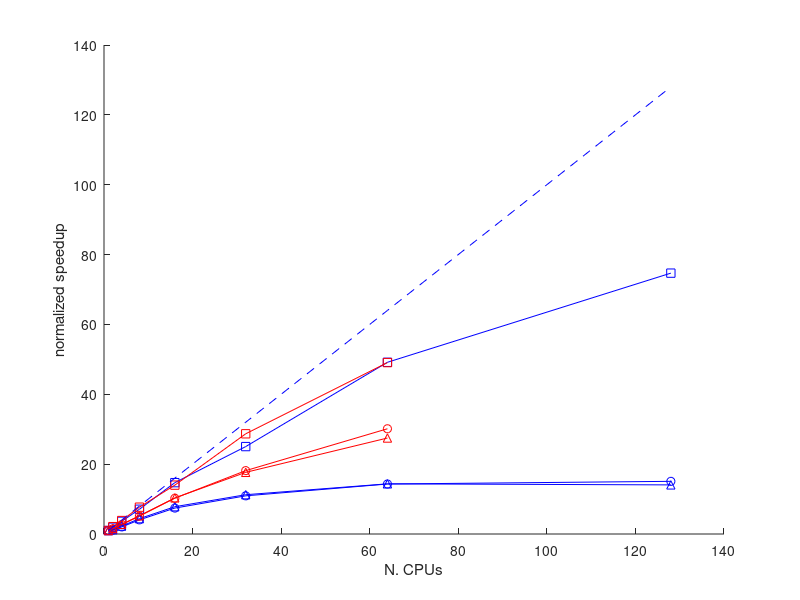

Write MATLAB code to recreate this figure. (Note: this script raises an error after producing the figure.)
% These are the timings obtained on lonestar
% 150x150 case has 99 assemble/ 72 solve
% 300x300 case has 92 assemble/ 67 solve (steady state detected quicker)

clear all


% N CPU,    avg. time/call,   % of total     
assembly_150x150 = [
    1          3.850125          19.85       
    2          1.997381          13.06       
    4          1.061510          12.67       
    8          0.543466          12.77       
    16         0.261840          11.35       
    32         0.153834           9.78       
    64         0.078315           6.69       
    128        0.051551           4.46       
    ];


% N CPU,    avg. time/call,   % of total      
assembly_300x300 = [
    1                      15.895476        8.63
    2                      7.536021         6.37
    4                      4.122012         6.26
    8                      2.068845         5.97
    16                     1.135907         6.47
    32                     0.554049         5.55
    64                     0.323891         5.19
%    128                    inf              inf
    ];





% N CPU,    avg. time/call,   % of total
solve_150x150 = [
    1          19.195939       71.98    
    2          17.146597       81.56    
    4          9.462256        82.14    
    8          4.743822        81.09    
    16         2.586162        81.81    
    32         1.756749        81.25    
    64         1.341291        83.30    
    128        1.273052        80.13    
];


% N CPU,         avg. time/call,   % of total
solve_300x300 = [
    1             222.159680        87.87
    2             147.874366         90.98
    4             82.477886          91.15
    8              43.412377         91.20
    16             21.667418         89.94
    32             12.246108         89.77
    64             7.373607          86.05
%    128            inf              inf
];



% N CPU,    "alive" time,   "active" time 
alive_active_150x150 = [
    1          1838.26        1920.1      
    2          1478.61        1513.63     
    4          813.171        829.378     
    8          418.096        421.226     
    16         235.213        230.763     
    32         163.417        155.676     
    64         128.016        115.931     
    128        130.745        114.384     
];


% N CPU,    "alive" time,   "active" time 
alive_active_300x300 = [
    1                   16632.8          16940.2
    2                   10760.5          10890.2
    4                   6021.43          6062.56
    8                   3174.81          3189.23          
    16                  1609.73          1614.06
    32                  942.426          927.587
    64                  605.31           574.119
%    128                 inf              inf
];





figure(1);
clf
hold on
leg = cell(0);

plot_assembly=true;
if (plot_assembly)
  % Plot the assembly times
  plot(assembly_150x150(:,1), assembly_150x150(1,2) ./ assembly_150x150(:,2), 'bs-'); % 150x150
  plot(assembly_300x300(:,1), assembly_300x300(1,2) ./ assembly_300x300(:,2), 'rs-'); % 300x300
  leg{length(leg)+1} = 'assembly time (150)';
  leg{length(leg)+1} = 'assembly time (300)';
end

plot_solve=true;
if (plot_solve)
  % Plot the solve times
  plot(solve_150x150(:,1), solve_150x150(1,2) ./ solve_150x150(:,2), 'bo-'); % 150x150
  plot(solve_300x300(:,1), solve_300x300(1,2) ./ solve_300x300(:,2), 'ro-'); % 300x300
  leg{length(leg)+1} = 'solve time (150)';
  leg{length(leg)+1} = 'solve time (300)';
end

% Note: alive time is like wall time.
plot_alive=true;
if (plot_alive)
  % Plot the alive times
  plot(alive_active_150x150(:,1), alive_active_150x150(1,2) ./ alive_active_150x150(:,2), 'b^-'); % 150x150
  plot(alive_active_300x300(:,1), alive_active_300x300(1,2) ./ alive_active_300x300(:,2), 'r^-'); % 300x300
  leg{length(leg)+1} = 'wall time (150)';
  leg{length(leg)+1} = 'wall time (300)';
end

%plot_active=true;
plot_active=false;
if (plot_active)
  % Plot the active times
  plot(alive_active_150x150(:,1), alive_active_150x150(1,3) ./ alive_active_150x150(:,3), 'bx-'); % 150x150
  plot(alive_active_300x300(:,1), alive_active_300x300(1,3) ./ alive_active_300x300(:,3), 'rx-'); % 300x300
  leg{length(leg)+1} = 'active time (150)';
  leg{length(leg)+1} = 'active time (300)';
end

% The CPU line is the union of all possible CPU configurations
cpu = union(assembly_150x150(:,1), assembly_300x300(:,1));

% cpu_tick= intersect(assembly_150x150(:,1), assembly_300x300(:,1));

% Plot y=x ideal speedup line
plot(cpu, cpu, 'b--');


xlabel('N. CPUs');
ylabel('normalized speedup');
legend(leg,0);
set(gca,'XTick',cpu);
set(gca,'XLim', [cpu(1) cpu(length(cpu))]);
set(gca,'YLim', [cpu(1) cpu(length(cpu))]);
axis square


% % Print commands
% orient landscape
% print('-dpdf', 'lonestar_speedup.pdf');
